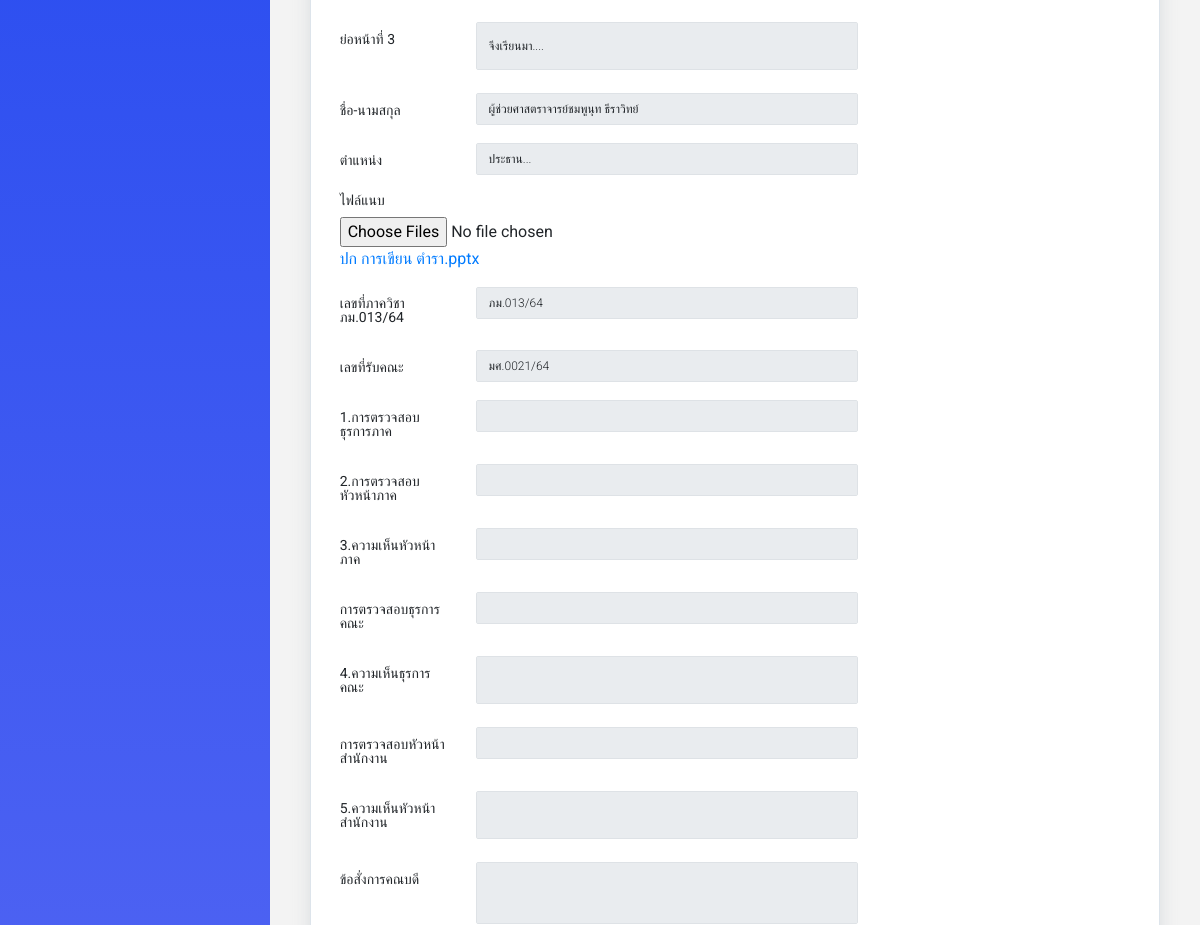
Before: /officer-page-check.php?memo_id=0025&user_id=22 (signed in, middle part) with the older database file.
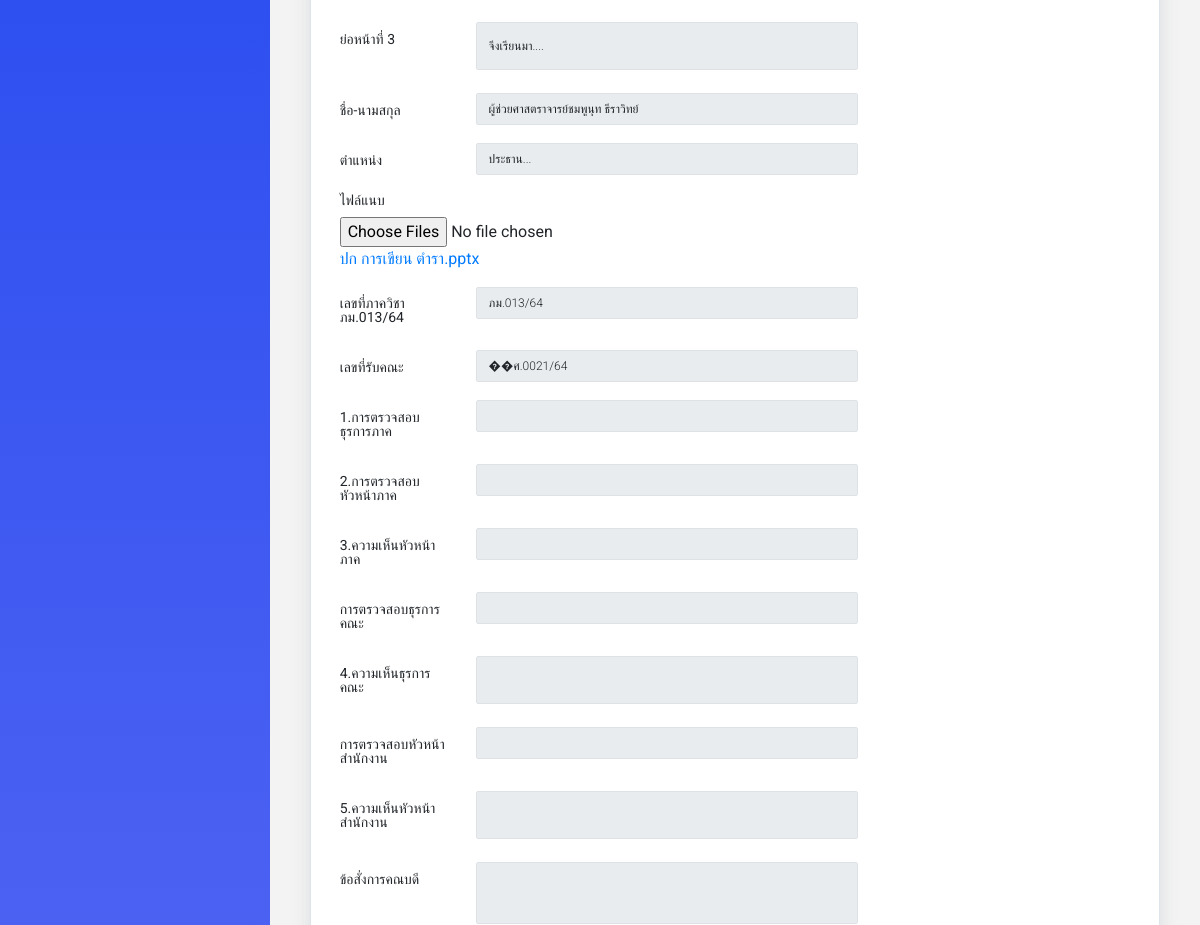
After: the same page with the newer database file.
### tables this page shows
CREATE TABLE `memo` (
  `id` int(10) NOT NULL,
  `dep` varchar(100) NOT NULL,
  `field` varchar(100) NOT NULL,
  `user_id` varchar(10) NOT NULL,
  `memo_id` varchar(10) NOT NULL,
  `memo_num_dep` varchar(20) NOT NULL,
  `memo_date` varchar(50) NOT NULL,
  `title` varchar(200) NOT NULL,
  `paragraph1` text NOT NULL,
  `paragraph2` text NOT NULL,
  `paragraph3` text NOT NULL,
  `sign` varchar(100) NOT NULL,
  `time_user` varchar(50) NOT NULL,
  `sign_officer` varchar(250) NOT NULL,
  `time_officer` varchar(50) NOT NULL,
  `sign_officer1` varchar(250) NOT NULL,
  `time_officer1` varchar(50) NOT NULL,
  `name` varchar(250) NOT NULL,
  `position` varchar(250) NOT NULL,
  `status` char(1) NOT NULL,
  `status_edit` char(1) NOT NULL,
  `comment1` varchar(250) NOT NULL,
  `comment2` varchar(250) NOT NULL,
  `sign_depart` varchar(250) NOT NULL,
  `depart_opinion` text NOT NULL,
  `depart_opinion_time` varchar(50) NOT NULL,
  `memo_num_officer1` varchar(100) NOT NULL,
  `comment3` varchar(250) NOT NULL,
  `officer1_opinion` varchar(250) NOT NULL,
  `comment4` varchar(250) NOT NULL,
  `sign_head_officer` varchar(250) NOT NULL,
  `head_officer_opinion` text NOT NULL,
  `head_officer_opinion_time` varchar(100) NOT NULL,
  `sign_admin` varchar(250) NOT NULL,
  `admin_opinion` varchar(250) NOT NULL,
  `admin_opinion_time` varchar(100) NOT NULL,
  `comment5` varchar(250) NOT NULL
);

CREATE TABLE `member` (
  `id` int(4) NOT NULL,
  `field` varchar(100) NOT NULL,
  `name` varchar(100) NOT NULL,
  `email` varchar(100) NOT NULL,
  `pass` varchar(100) NOT NULL,
  `line_token` varchar(255) NOT NULL,
  `dep` varchar(100) NOT NULL,
  `status` char(1) NOT NULL,
  `image` varchar(100) NOT NULL,
  `rule` varchar(4) NOT NULL,
  `pass_update` char(1) NOT NULL
);

### officer-page-check.php (the view, shortened to what the changed rows need)
<?php
    include_once('connect.php');
    $id = $_SESSION["id"];
	$sql = "SELECT * FROM member WHERE id = ? ";
	$stmt = $conn->prepare($sql);
	$stmt->bind_param('s', $id);
	$stmt ->execute();
	$result = $stmt->get_result();
	$row = $result->fetch_assoc();
    $dep = $row["dep"];
    if ($dep == "ภาควิชามนุษยศาสตร์"){
        $num_dep = "ภม.";
    } else {
        $num_dep = "ภส.";
    }
    $sqlnum_dep="SELECT * FROM memo WHERE memo_num_dep LIKE '$num_dep%' ";
    $querysqlnum_dep = mysqli_query($conn,$sqlnum_dep);
	$rowcount=mysqli_num_rows($querysqlnum_dep);
    $memo_num_dep = $rowcount + 1;
	$memo_num_dep = "000000".$memo_num_dep."/64" ;
	$memo_num_dep = substr($memo_num_dep, -6);
?>
<!DOCTYPE html>
<html lang="en">
  <head>
    <link rel="stylesheet" href="assets/vendors/iconfonts/mdi/css/materialdesignicons.min.css">
    <link rel="stylesheet" href="assets/vendors/iconfonts/ionicons/dist/css/ionicons.css">
    <link rel="stylesheet" href="assets/vendors/iconfonts/flag-icon-css/css/flag-icon.min.css">
    <link rel="stylesheet" href="assets/vendors/css/vendor.bundle.base.css">
    <link rel="stylesheet" href="assets/vendors/css/vendor.bundle.addons.css">
    <link rel="stylesheet" href="assets/css/shared/style.css">
    <link rel="stylesheet" href="assets/css/demo_1/style.css">
  </head>
  <body>
    <div class="container-scroller">
      <div class="container-fluid page-body-wrapper">
        <div class="main-panel">
        <?php
          $memo_id = $_GET["memo_id"];
          $user_id = $_GET["user_id"];
          $sql="SELECT * FROM memo, member WHERE memo.memo_id = '$memo_id' AND member.id = '$user_id';";
          $query = mysqli_query($conn,$sql);
          $result=mysqli_fetch_array($query,MYSQLI_ASSOC);
        ?>
           <div class="content-wrapper">
              <div class="col-12 grid-margin">
                <div class="card">
                  <div class="card-body">
                    <form class="comment-form" id="commentform" method="post" action="officer-page-update.php" enctype="multipart/form-data">
                      <div class="row">
                        <div class="col-md-8">
                          <div class="form-group row">
                            <div class="col-sm-9">
                              <textarea class="form-control" id="exampleTextarea1" rows="1" name="paragraph3" readonly><?php echo $result["paragraph3"];?></textarea>
                            </div>
                          </div>
                        </div>
                      </div>
                      <div class="row">
                        <div class="col-md-8">
                          <div class="form-group row">
                            <div class="col-sm-9">
                              <input type="text" class="form-control" value="<?php echo $result["name"];?>" name="name" readonly/>
                            </div>
                          </div>
                        </div>
                      </div>
                      <div class="row">
                        <div class="col-md-8">
                          <div class="form-group row">
                            <div class="col-sm-9">
                              <input type="text" class="form-control" value="<?php echo $result["position"];?>" name="position" readonly />
                            </div>
                          </div>
                        </div>
                      </div>
                      <div class="row">
                        <div class="col-md-8">
                          <div class="form-group row">
                            <label class="col-sm-3 col-form-label">เลขที่ภาควิชา <?php echo $result["memo_num_dep"];?></label>
                            <div class="col-sm-9">
                              <input type="text" class="form-control" value="<?php
                                $t = $result["memo_num_dep"];
                                    if ($t != '') {
                                      echo $result["memo_num_dep"];
                                    } else {
                                      echo $num_dep.''.$memo_num_dep;
                                    }
                                ?>" name="memo_num_dep" readonly/>
                            </div>
                          </div>
                        </div>
                      </div>
                      <div class="row">
                        <div class="col-md-8">
                          <div class="form-group row">
                            <div class="col-sm-9">
                              <input type="text" class="form-control" value="<?php echo $result["memo_num_officer1"];?>" name="memo_num_officer1" readonly/>
                            </div>
                          </div>
                        </div>
                      </div>
                    </form>
                  </div>
                </div>
              </div>
          </div>
        </div>
      </div>
    </div>
  </body>
</html>

Changed rows visible on the page:
changed memo "ภม.013/64": memo_num_officer1 "มศ.0021/64" → "��ศ.0021/64"
